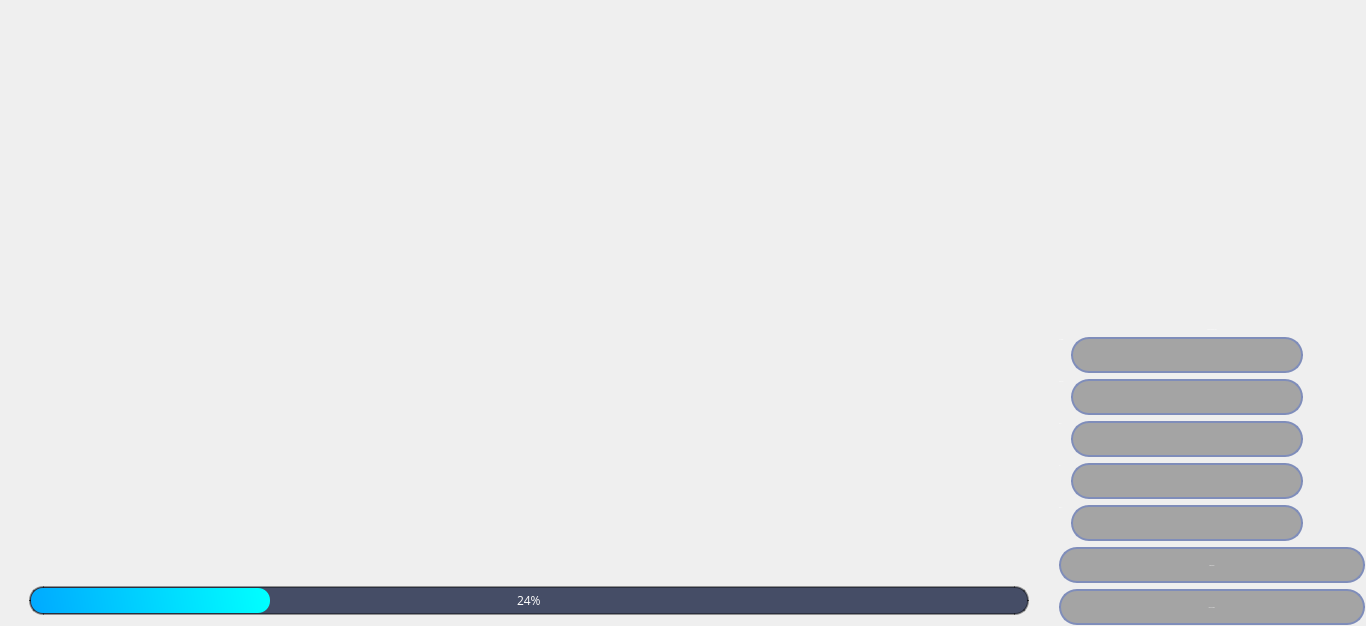
<?xml version="1.0" encoding="UTF-8"?>
<ui version="4.0">
 <class>TrackingVideo</class>
 <widget class="QWidget" name="TrackingVideo">
  <property name="geometry">
   <rect>
    <x>0</x>
    <y>0</y>
    <width>1366</width>
    <height>626</height>
   </rect>
  </property>
  <property name="font">
   <font>
    <pointsize>8</pointsize>
   </font>
  </property>
  <property name="windowTitle">
   <string>Form</string>
  </property>
  <property name="styleSheet">
   <string notr="true">QLabel {
background-color: none;
color: #FFF;
font: 16px &quot;Open Sans&quot;
}


/* ========================&gt; PUSH BUTTONS*/
QPushButton{
border-width: 2px;
border-style: solid;
border-color: rgb(127, 141, 186);
border-radius: 18px;
color: #FFF;
background-color:rgba(0, 0, 0, 80);
padding-left: 20px;
padding-right: 20px;
padding-top: 5px;
padding-bottom: 5px;
font: 16px &quot;Open Sans&quot;
}
QPushButton:hover{
border-color:rgb(85, 170, 255);
background-color: rgba(0, 0, 0, 120);
}

QPushButton:pressed{
border-color:rgb(255, 170, 0);
background-color: rgba(0, 0, 0, 150);
}

QPushButton:disabled{
color: rgb(132, 132, 132);
background-color: rgba(0, 0, 0, 180);
}


/* ========================&gt; PROGRESS BAR*/
QProgressBar {
    border: 2px solid rgba(0, 0, 0, 100); /*rgb(127, 141, 186);*/
    border-radius: 14px;
    text-align: center;
	background-color:rgb(69, 77, 102);
	color: #FFF;	
	
}

QProgressBar::chunk {
	border-radius: 12px;
    background-color:qlineargradient(spread:pad, x1:0, y1:0.625, x2:1, y2:0.607955, stop:0 rgba(0, 170, 255, 255), stop:1 rgba(0, 255, 255, 255)); /*rgb(85, 170, 255)*/  
	padding:5px;

}


/* ========================&gt; LINE EDITS*/
QLineEdit{
border-width: 2px;
border-style: solid;
border-color: rgb(127, 141, 186);
border-radius: 18px;
color: #FFF;
background-color:rgba(0, 0, 0,80);
padding-left: 20px;
padding-right: 20px;
padding-top: 4px;
padding-bottom: 4px;
font: 16px &quot;Open Sans&quot;
}
QLineEdit:hover{
border-color:  rgb(255, 170, 0);
background-color:rgba(0, 0, 0,90);
}

QLineEdit:focus{
border-color:rgb(85, 170, 255);
background-color:rgba(0, 0, 0,110);
}
























</string>
  </property>
  <layout class="QHBoxLayout" name="horizontalLayout">
   <property name="spacing">
    <number>6</number>
   </property>
   <property name="leftMargin">
    <number>5</number>
   </property>
   <property name="topMargin">
    <number>1</number>
   </property>
   <property name="rightMargin">
    <number>1</number>
   </property>
   <property name="bottomMargin">
    <number>1</number>
   </property>
   <item>
    <spacer name="horizontalSpacer_2">
     <property name="orientation">
      <enum>Qt::Horizontal</enum>
     </property>
     <property name="sizeType">
      <enum>QSizePolicy::Minimum</enum>
     </property>
     <property name="sizeHint" stdset="0">
      <size>
       <width>10</width>
       <height>20</height>
      </size>
     </property>
    </spacer>
   </item>
   <item>
    <layout class="QVBoxLayout" name="verticalLayout">
     <property name="spacing">
      <number>1</number>
     </property>
     <property name="sizeConstraint">
      <enum>QLayout::SetDefaultConstraint</enum>
     </property>
     <item>
      <spacer name="verticalSpacer_2">
       <property name="orientation">
        <enum>Qt::Vertical</enum>
       </property>
       <property name="sizeType">
        <enum>QSizePolicy::Preferred</enum>
       </property>
       <property name="sizeHint" stdset="0">
        <size>
         <width>20</width>
         <height>500</height>
        </size>
       </property>
      </spacer>
     </item>
     <item>
      <spacer name="verticalSpacer_5">
       <property name="orientation">
        <enum>Qt::Vertical</enum>
       </property>
       <property name="sizeHint" stdset="0">
        <size>
         <width>20</width>
         <height>40</height>
        </size>
       </property>
      </spacer>
     </item>
     <item>
      <widget class="QLabel" name="img_label">
       <property name="sizePolicy">
        <sizepolicy hsizetype="Minimum" vsizetype="Minimum">
         <horstretch>0</horstretch>
         <verstretch>0</verstretch>
        </sizepolicy>
       </property>
       <property name="minimumSize">
        <size>
         <width>1000</width>
         <height>563</height>
        </size>
       </property>
       <property name="maximumSize">
        <size>
         <width>16777215</width>
         <height>16777215</height>
        </size>
       </property>
       <property name="text">
        <string/>
       </property>
      </widget>
     </item>
     <item>
      <spacer name="verticalSpacer_6">
       <property name="orientation">
        <enum>Qt::Vertical</enum>
       </property>
       <property name="sizeHint" stdset="0">
        <size>
         <width>20</width>
         <height>40</height>
        </size>
       </property>
      </spacer>
     </item>
     <item>
      <spacer name="verticalSpacer">
       <property name="orientation">
        <enum>Qt::Vertical</enum>
       </property>
       <property name="sizeType">
        <enum>QSizePolicy::Preferred</enum>
       </property>
       <property name="sizeHint" stdset="0">
        <size>
         <width>20</width>
         <height>500</height>
        </size>
       </property>
      </spacer>
     </item>
     <item>
      <layout class="QHBoxLayout" name="horizontalLayout_2">
       <property name="spacing">
        <number>0</number>
       </property>
       <item>
        <spacer name="horizontalSpacer_3">
         <property name="orientation">
          <enum>Qt::Horizontal</enum>
         </property>
         <property name="sizeType">
          <enum>QSizePolicy::Expanding</enum>
         </property>
         <property name="sizeHint" stdset="0">
          <size>
           <width>500</width>
           <height>20</height>
          </size>
         </property>
        </spacer>
       </item>
       <item>
        <widget class="QProgressBar" name="progressBar">
         <property name="sizePolicy">
          <sizepolicy hsizetype="Preferred" vsizetype="Fixed">
           <horstretch>0</horstretch>
           <verstretch>0</verstretch>
          </sizepolicy>
         </property>
         <property name="minimumSize">
          <size>
           <width>1000</width>
           <height>29</height>
          </size>
         </property>
         <property name="maximumSize">
          <size>
           <width>16777215</width>
           <height>29</height>
          </size>
         </property>
         <property name="font">
          <font>
           <family>Open Sans</family>
           <pointsize>9</pointsize>
          </font>
         </property>
         <property name="value">
          <number>24</number>
         </property>
        </widget>
       </item>
       <item>
        <spacer name="horizontalSpacer_4">
         <property name="orientation">
          <enum>Qt::Horizontal</enum>
         </property>
         <property name="sizeType">
          <enum>QSizePolicy::Expanding</enum>
         </property>
         <property name="sizeHint" stdset="0">
          <size>
           <width>500</width>
           <height>20</height>
          </size>
         </property>
        </spacer>
       </item>
      </layout>
     </item>
     <item>
      <spacer name="verticalSpacer_4">
       <property name="orientation">
        <enum>Qt::Vertical</enum>
       </property>
       <property name="sizeType">
        <enum>QSizePolicy::Preferred</enum>
       </property>
       <property name="sizeHint" stdset="0">
        <size>
         <width>20</width>
         <height>500</height>
        </size>
       </property>
      </spacer>
     </item>
    </layout>
   </item>
   <item>
    <spacer name="horizontalSpacer">
     <property name="orientation">
      <enum>Qt::Horizontal</enum>
     </property>
     <property name="sizeType">
      <enum>QSizePolicy::MinimumExpanding</enum>
     </property>
     <property name="sizeHint" stdset="0">
      <size>
       <width>10</width>
       <height>20</height>
      </size>
     </property>
    </spacer>
   </item>
   <item>
    <layout class="QVBoxLayout" name="verticalLayout_2">
     <item>
      <spacer name="verticalSpacer_3">
       <property name="orientation">
        <enum>Qt::Vertical</enum>
       </property>
       <property name="sizeHint" stdset="0">
        <size>
         <width>20</width>
         <height>40</height>
        </size>
       </property>
      </spacer>
     </item>
     <item>
      <widget class="QLabel" name="label_datos">
       <property name="minimumSize">
        <size>
         <width>306</width>
         <height>0</height>
        </size>
       </property>
       <property name="maximumSize">
        <size>
         <width>317</width>
         <height>16777215</height>
        </size>
       </property>
       <property name="font">
        <font>
         <family>Montserrat</family>
         <pointsize>-1</pointsize>
         <weight>50</weight>
         <italic>false</italic>
         <bold>false</bold>
         <underline>false</underline>
         <strikeout>false</strikeout>
        </font>
       </property>
       <property name="styleSheet">
        <string notr="true">QLabel {
	font: 26px &quot;Montserrat&quot;
}</string>
       </property>
       <property name="text">
        <string>DATOS PERSONALES</string>
       </property>
       <property name="alignment">
        <set>Qt::AlignCenter</set>
       </property>
      </widget>
     </item>
     <item>
      <layout class="QFormLayout" name="formLayout">
       <item row="0" column="0">
        <widget class="QLabel" name="label_nombre">
         <property name="font">
          <font>
           <family>Open Sans</family>
           <pointsize>-1</pointsize>
           <weight>50</weight>
           <italic>false</italic>
           <bold>false</bold>
          </font>
         </property>
         <property name="text">
          <string>NOMBRE:</string>
         </property>
         <property name="alignment">
          <set>Qt::AlignJustify|Qt::AlignVCenter</set>
         </property>
        </widget>
       </item>
       <item row="0" column="1">
        <widget class="QLineEdit" name="nombre">
         <property name="minimumSize">
          <size>
           <width>221</width>
           <height>36</height>
          </size>
         </property>
         <property name="maximumSize">
          <size>
           <width>232</width>
           <height>36</height>
          </size>
         </property>
         <property name="styleSheet">
          <string notr="true"/>
         </property>
        </widget>
       </item>
       <item row="1" column="0">
        <widget class="QLabel" name="label_apellido">
         <property name="font">
          <font>
           <family>Open Sans</family>
           <pointsize>-1</pointsize>
           <weight>50</weight>
           <italic>false</italic>
           <bold>false</bold>
          </font>
         </property>
         <property name="text">
          <string>APELLIDO:</string>
         </property>
        </widget>
       </item>
       <item row="1" column="1">
        <widget class="QLineEdit" name="apellido">
         <property name="minimumSize">
          <size>
           <width>221</width>
           <height>36</height>
          </size>
         </property>
         <property name="maximumSize">
          <size>
           <width>232</width>
           <height>36</height>
          </size>
         </property>
        </widget>
       </item>
       <item row="2" column="1">
        <widget class="QLineEdit" name="edad">
         <property name="minimumSize">
          <size>
           <width>221</width>
           <height>36</height>
          </size>
         </property>
         <property name="maximumSize">
          <size>
           <width>232</width>
           <height>36</height>
          </size>
         </property>
        </widget>
       </item>
       <item row="3" column="0">
        <widget class="QLabel" name="label_dni">
         <property name="font">
          <font>
           <family>Open Sans</family>
           <pointsize>-1</pointsize>
           <weight>50</weight>
           <italic>false</italic>
           <bold>false</bold>
          </font>
         </property>
         <property name="text">
          <string>DNI:</string>
         </property>
        </widget>
       </item>
       <item row="3" column="1">
        <widget class="QLineEdit" name="dni">
         <property name="minimumSize">
          <size>
           <width>221</width>
           <height>36</height>
          </size>
         </property>
         <property name="maximumSize">
          <size>
           <width>232</width>
           <height>36</height>
          </size>
         </property>
        </widget>
       </item>
       <item row="4" column="0">
        <widget class="QLabel" name="label_fecha">
         <property name="font">
          <font>
           <family>Open Sans</family>
           <pointsize>-1</pointsize>
           <weight>50</weight>
           <italic>false</italic>
           <bold>false</bold>
          </font>
         </property>
         <property name="text">
          <string>FECHA: </string>
         </property>
        </widget>
       </item>
       <item row="4" column="1">
        <widget class="QLineEdit" name="fecha">
         <property name="sizePolicy">
          <sizepolicy hsizetype="Preferred" vsizetype="Preferred">
           <horstretch>0</horstretch>
           <verstretch>0</verstretch>
          </sizepolicy>
         </property>
         <property name="minimumSize">
          <size>
           <width>221</width>
           <height>36</height>
          </size>
         </property>
         <property name="maximumSize">
          <size>
           <width>232</width>
           <height>36</height>
          </size>
         </property>
        </widget>
       </item>
       <item row="2" column="0">
        <widget class="QLabel" name="label_edad">
         <property name="font">
          <font>
           <family>Open Sans</family>
           <pointsize>-1</pointsize>
           <weight>50</weight>
           <italic>false</italic>
           <bold>false</bold>
          </font>
         </property>
         <property name="text">
          <string>EDAD:</string>
         </property>
        </widget>
       </item>
      </layout>
     </item>
     <item>
      <widget class="QPushButton" name="boton_reproducir">
       <property name="minimumSize">
        <size>
         <width>306</width>
         <height>36</height>
        </size>
       </property>
       <property name="maximumSize">
        <size>
         <width>306</width>
         <height>36</height>
        </size>
       </property>
       <property name="font">
        <font>
         <family>Open Sans</family>
         <pointsize>-1</pointsize>
         <weight>50</weight>
         <italic>false</italic>
         <bold>false</bold>
        </font>
       </property>
       <property name="text">
        <string>Reproducir</string>
       </property>
      </widget>
     </item>
     <item>
      <widget class="QPushButton" name="boton_resultados">
       <property name="minimumSize">
        <size>
         <width>306</width>
         <height>36</height>
        </size>
       </property>
       <property name="maximumSize">
        <size>
         <width>306</width>
         <height>36</height>
        </size>
       </property>
       <property name="font">
        <font>
         <family>Open Sans</family>
         <pointsize>-1</pointsize>
         <weight>50</weight>
         <italic>false</italic>
         <bold>false</bold>
        </font>
       </property>
       <property name="text">
        <string>RESULTADOS</string>
       </property>
      </widget>
     </item>
    </layout>
   </item>
  </layout>
 </widget>
 <tabstops>
  <tabstop>nombre</tabstop>
  <tabstop>apellido</tabstop>
  <tabstop>edad</tabstop>
  <tabstop>dni</tabstop>
  <tabstop>fecha</tabstop>
  <tabstop>boton_reproducir</tabstop>
  <tabstop>boton_resultados</tabstop>
 </tabstops>
 <resources/>
 <connections/>
</ui>
